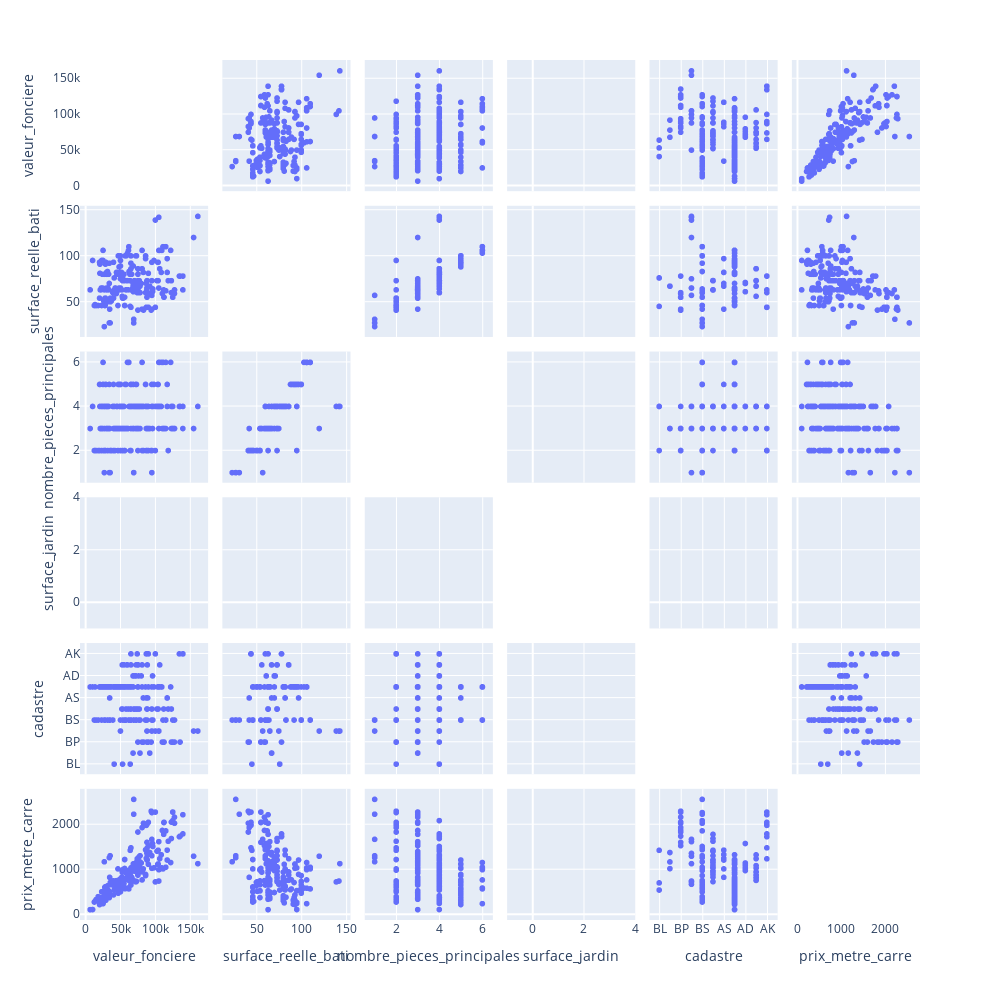

This figure's notebook cell:
### Markdown cell above
# Appartement sans jardin

### Code cell
ds = pd.read_pickle('transaction_ser.pkl')
ds.drop(columns=['numero_disposition','nature_mutation','adresse_numero','adresse_suffixe','adresse_nom_voie','adresse_code_voie','code_postal','nature_culture','code_nature_culture_speciale','nature_culture_speciale','code_commune','nom_commune','code_departement','ancien_code_commune','ancien_nom_commune','id_parcelle','ancien_id_parcelle','numero_volume','lot1_numero','lot2_numero','lot3_numero','lot4_numero','lot5_numero','lot4_surface_carrez','lot5_surface_carrez','section_prefixe'], inplace=True)
ds.code_type_local = ds.code_type_local.astype(str)
ds['surface_jardin'] = ds['surface_terrain'] - ds['surface_reelle_bati']
ds = ds[ds['code_type_local'].isin(['2'])]
ds = ds[['valeur_fonciere', 'surface_reelle_bati','nombre_pieces_principales', 'surface_jardin','cadastre']]
ds['prix_metre_carre'] = ds['valeur_fonciere'] / ds['surface_reelle_bati']

#plotly matrixtu eu
import plotly.express as px
#surface jardin is not nan
ds = ds[~ds['surface_jardin'].notna()]
ds =  ds[ds['prix_metre_carre'] < 4000]
fig = px.scatter_matrix(ds)
fig.update_traces(diagonal_visible=False)
fig.update_layout(height=1000, width=1000)
fig.show()

### Figure 1 — Plotly figure (JSON) as saved in the notebook; plotly's stock layout.template omitted (floating-point values rounded to 4 significant figures; data arrays with more than 128 entries replaced by an {"elided": "..."} marker saying what was removed)
{"data": [{"diagonal": {"visible": false}, "dimensions": [{"axis": {"matches": true}, "label": "valeur_fonciere", "values": {"elided": "223 float values"}}, {"axis": {"matches": true}, "label": "surface_reelle_bati", "values": {"elided": "223 int values"}}, {"axis": {"matches": true}, "label": "nombre_pieces_principales", "values": {"elided": "223 int values"}}, {"axis": {"matches": true}, "label": "surface_jardin", "values": {"elided": "223 null values"}}, {"axis": {"matches": true}, "label": "cadastre", "values": {"elided": "223 str values"}}, {"axis": {"matches": true}, "label": "prix_metre_carre", "values": {"elided": "223 float values"}}], "hovertemplate": "%{xaxis.title.text}=%{x}<br>%{yaxis.title.text}=%{y}<extra></extra>", "legendgroup": "", "marker": {"color": "#636efa", "symbol": "circle"}, "name": "", "showlegend": false, "type": "splom"}], "layout": {"dragmode": "select", "height": 1000, "legend": {"tracegroupgap": 0}, "margin": {"t": 60}, "width": 1000}}
